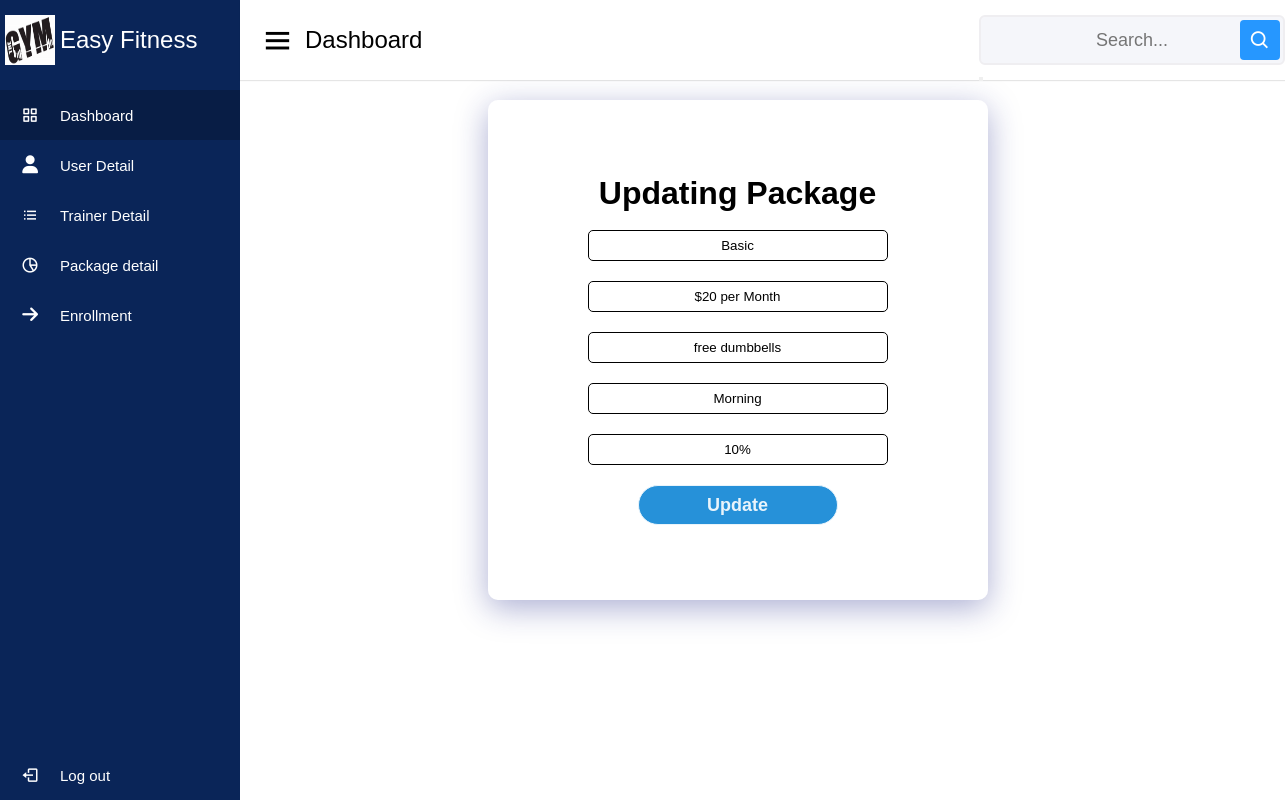
The app's page /admin/update_package.php?id=10 (signed in), older data.
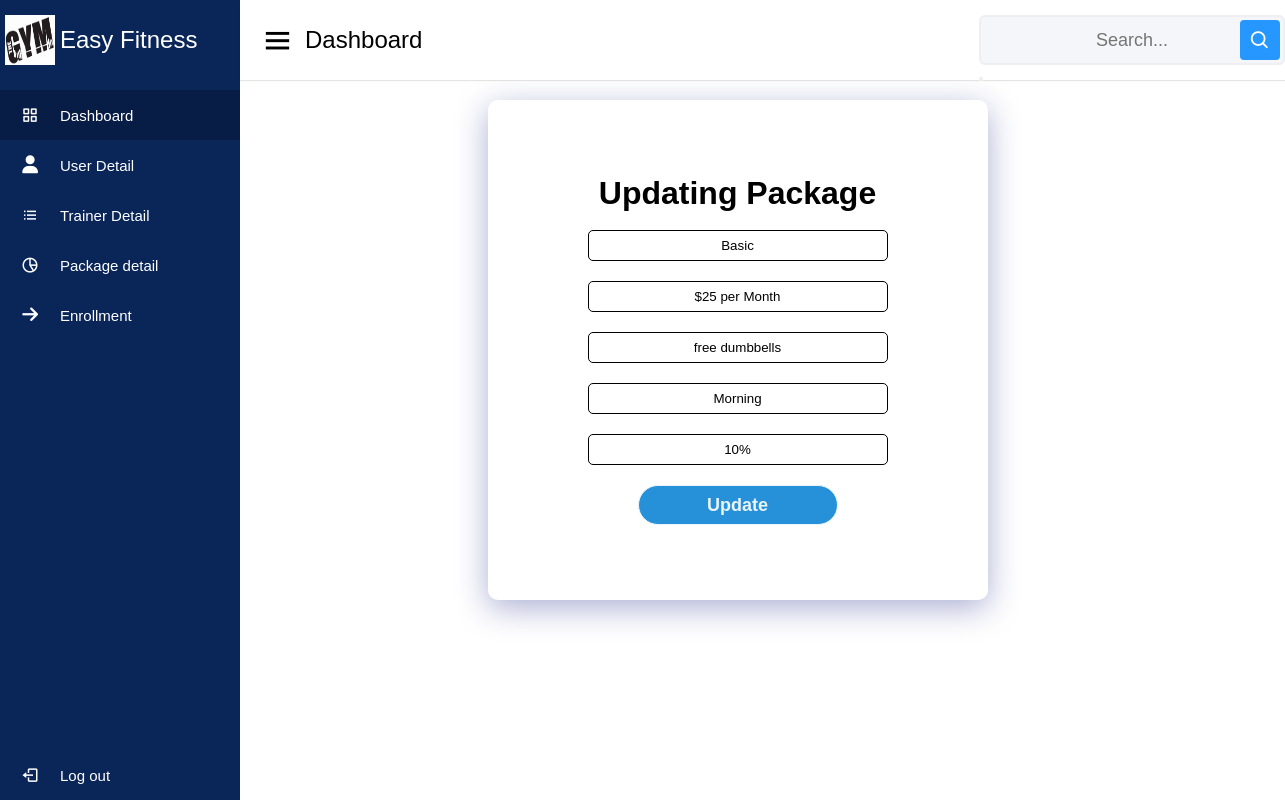
The same page, newer data.
### tables this page shows
CREATE TABLE `package` (
  `id` int(11) NOT NULL,
  `plan` varchar(100) NOT NULL,
  `cost` varchar(100) NOT NULL,
  `offers` varchar(100) NOT NULL,
  `shift` varchar(100) NOT NULL,
  `discount` varchar(100) NOT NULL
);

### admin/update_package.php (the view, shortened to what this page needs)
<?php
$id = $_GET['id'];
try {
    $conn = new mysqli('localhost', 'root', '', 'gym');
    $sql = "select * from package where id=$id";
    $res = $conn->query($sql);
    if ($res->num_rows == 1) {
        $package = $res->fetch_assoc();
        extract($package);
    } else {
        die("data not found");
    }
} catch (Exception $e) {
    die('Database  Error : ' . $e->getMessage());
}
?>
<!DOCTYPE html>
<html lang="en">
<head>
</head>
<?php
include("adm.php"); ?>
<body>
    <div class="container">
        <form action="<?php echo $_SERVER['PHP_SELF'] ?>?id=<?php echo $id ?>" method="post" class="form1">
            <h1>Updating Package</h1><br>
            <div class="group">
                <input type="text" name="plan" placeholder="plan" value="<?php echo $plan; ?>">
            </div>
            <div class="group">
                <input type="text" name="cost" placeholder="cost" value="<?php echo $cost; ?>">
            </div>
            <div class="group">
                <input type="text" name="offers" placeholder="offers" value="<?php echo $offers; ?>">
            </div>
            <div class="group">
                <input type="text" name="shift" placeholder="shift" value="<?php echo $shift; ?>">
            </div>
            <div class="group">
                <input type="text" name="discount" placeholder="discount" value="<?php echo $discount; ?>">
            </div>
            <div class="btn" id="">
                <button name="btnUpdate" value="Update">Update</button><br>
            </div>
        </form>
    </div>
</body>
</html>

Row changes from the older to the newer data that the page shows:
changed package "Basic": cost "$20 per Month" → "$25 per Month"
